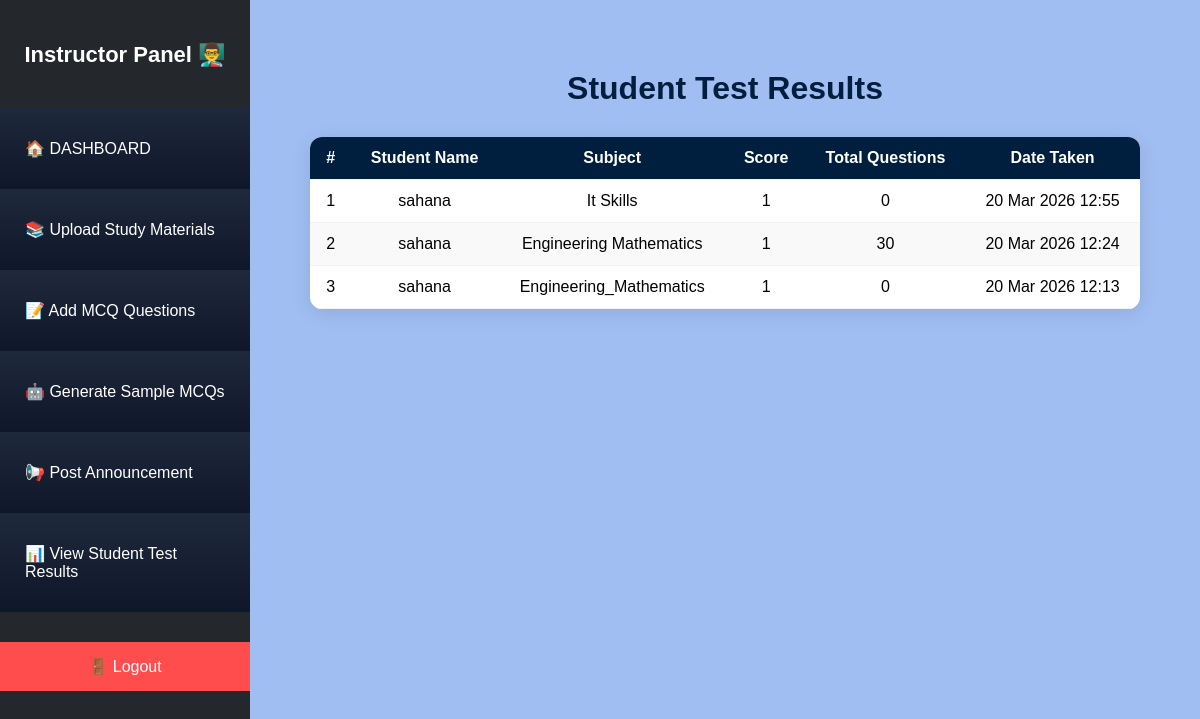
The app's page /instructor/test_results with its own data.
### models.py (models this page shows)
class TestResult(db.Model):
    id = db.Column(db.Integer, primary_key=True)
    student_name = db.Column(db.String(100), nullable=False)
    subject = db.Column(db.String(100), nullable=False)
    score = db.Column(db.Integer, nullable=False)
    total = db.Column(db.Integer, nullable=False)
    date_taken = db.Column(db.DateTime, default=datetime.utcnow)

### routes/instructor_routes.py (the view)
@instructor.route('/test_results')
def instructor_test_results():
    results = TestResult.query.order_by(TestResult.date_taken.desc()).all()
    return render_template('instructor_test_results.html', results=results)

### app.py (called while the page is built)
@app.after_request
def add_header(response):
    response.headers["Cache-Control"] = "no-cache, no-store, must-revalidate"
    response.headers["Pragma"] = "no-cache"
    response.headers["Expires"] = "0"
    return response

### templates/instructor_test_results.html (shortened to what this page needs)
{% extends "instructor_layout.html" %}
{% block content %}
<div class="container">
    <h1>Student Test Results</h1>
    <table>
        <thead>
            <tr>
                <th>#</th>
                <th>Student Name</th>
                <th>Subject</th>
                <th>Score</th>
                <th>Total Questions</th>
                <th>Date Taken</th>
            </tr>
        </thead>
        <tbody>
            {% for res in results %}
            <tr>
                <td data-label="#">{{ loop.index }}</td>
                <td data-label="Student Name">{{ res.student_name }}</td>
                <td data-label="Subject">{{ res.subject }}</td>
                <td data-label="Score">{{ res.score }}</td>
                <td data-label="Total Questions">{{ res.total }}</td>
                <td data-label="Date Taken">{{ res.date_taken.strftime("%d %b %Y %H:%M") }}</td>
            </tr>
            {% endfor %}
        </tbody>
    </table>
</div>
{% endblock %}

### templates/instructor_layout.html (style rules this page uses)
body { margin:0; font-family:'Poppins',sans-serif; display:flex; background:#a0bef2; }
.main h1 { color:#001f3f; }

### templates/instructor_test_results.html (style rules this page uses)
.container { max-width: 1200px; margin: 30px auto; padding: 0 20px; }
h1 { text-align: center; color: #001f3f; margin-bottom: 30px; }
table { width: 100%; border-collapse: collapse; background: white; border-radius: 12px; overflow: hidden; box-shadow: 0 4px 20px rgba(0,0,0,0.1); }
thead { background: #001f3f; color: white; }
th, td { padding: 12px 15px; text-align: center; border-bottom: 1px solid #f0f2f5; }
tbody tr:nth-child(even) { background: #f9f9f9; }
th { font-weight: 600; }

### records on screen
TestResult: student_name "sahana", subject "It Skills", score "1", total "0", date_taken "20 Mar 2026 12:55"
TestResult: student_name "sahana", subject "Engineering Mathematics", score "1", total "30", date_taken "20 Mar 2026 12:24"
TestResult: student_name "sahana", subject "Engineering_Mathematics", score "1", total "0", date_taken "20 Mar 2026 12:13"
